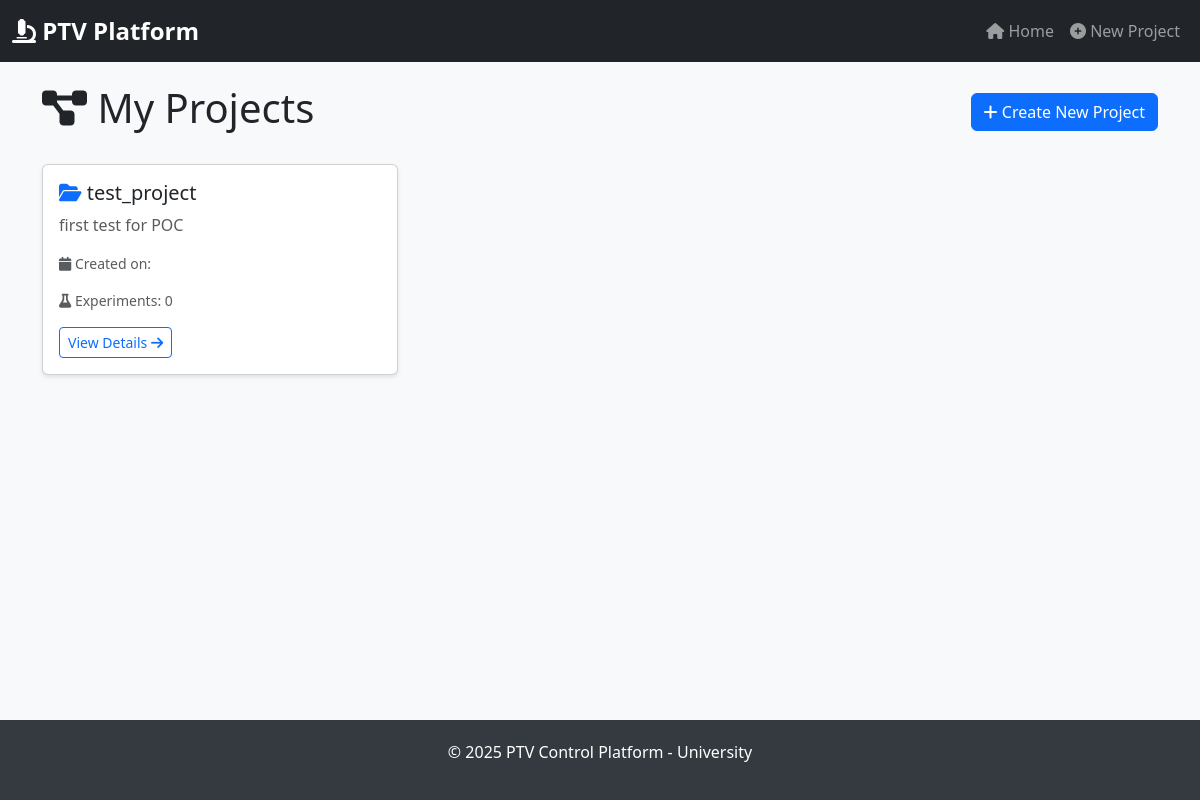
Before: / with the older database file.
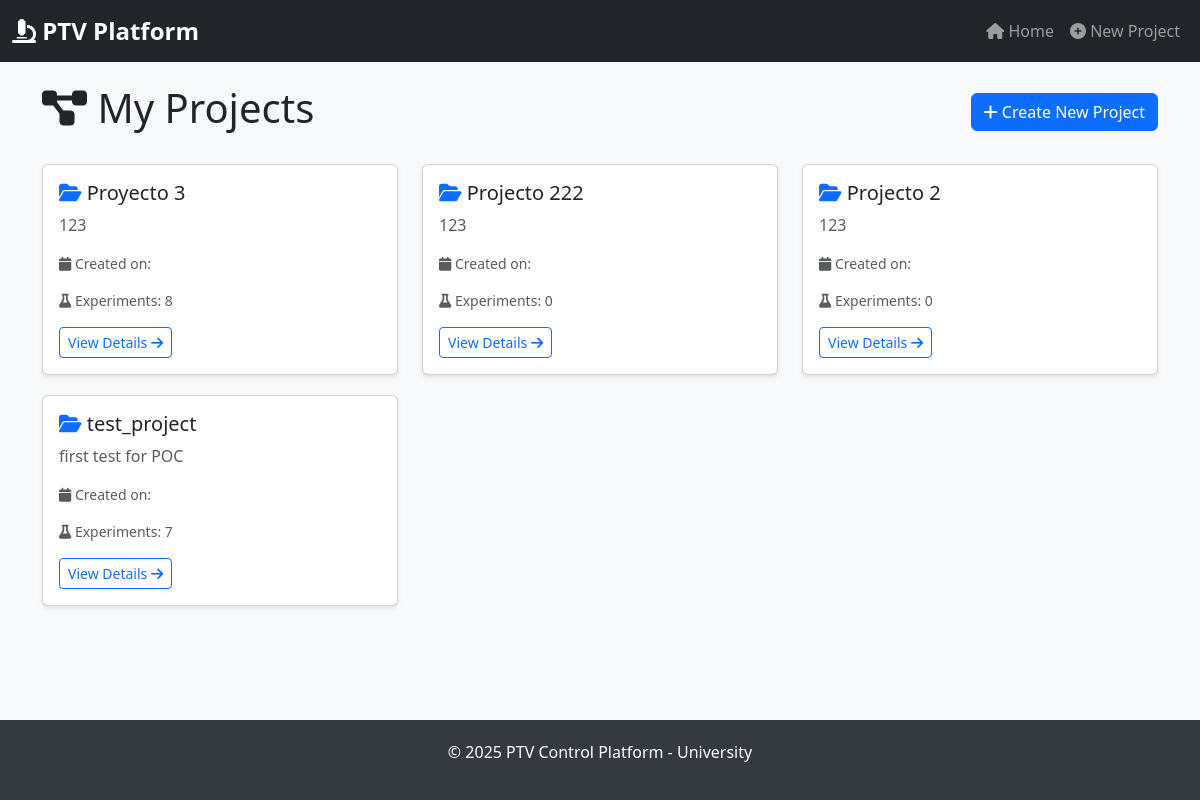
After: the same page with the newer database file.
### core/models.py (models this page shows, shortened)
class Project(models.Model):
    name = models.CharField(
        max_length=200,
        unique=True,
        help_text="Project's unique name"
    )
    description = models.TextField(
        blank=True,
        help_text="Brief description of the project"
    )
    creation_date = models.DateTimeField(
        auto_now_add=True,
        help_text="Automatic creation timestamp"
    )
    class Meta:
        verbose_name = "Project"
        verbose_name_plural = "Projects"
        ordering = ['-creation_date']

### core/views.py (the view)
# urls.py: path('', views.index_view, name='index'),
def index_view(request):
    projects = Project.objects.all()
    return render(request, 'core/index.html', {
        'projects': projects
    })

### core/templates/core/index.html (shortened to what this page needs)
{% extends 'core/base.html' %}
{% block content %}
<div class="row mt-4">
    <div class="col-12">
        <div class="d-flex justify-content-between align-items-center mb-4">
            <h1><i class="fas fa-project-diagram"></i> My Projects</h1>
            <a href="{% url 'create_project_view' %}" class="btn btn-primary">
                <i class="fas fa-plus"></i> Create New Project
            </a>
        </div>
    </div>
</div>
<div class="row">
    {% if projects %}
        {% for project in projects %}
        <div class="col-md-6 col-lg-4">
            <div class="card">
                <div class="card-body">
                    <h5 class="card-title">
                        <i class="fas fa-folder-open text-primary"></i>
                        {{ project.name }}
                    </h5>
                    <p class="card-text text-muted">
                        {{ project.description|truncatewords:20 }}
                    </p>
                    <p class="text-muted small">
                        <i class="fas fa-calendar"></i>
                        Created on: {{ project.created_at|date:"d/m/Y H:i" }}
                    </p>
                    <p class="text-muted small">
                        <i class="fas fa-flask"></i>
                        Experiments: {{ project.experiments.count }}
                    </p>
                    <a href="{% url 'project_detail_view' project.id %}" class="btn btn-sm btn-outline-primary">
                        View Details <i class="fas fa-arrow-right"></i>
                    </a>
                </div>
            </div>
        </div>
        {% endfor %}
    {% endif %}
</div>
{% endblock %}

Changed rows visible on the page:
added Project: name "Proyecto 3", description "123", experiments.count "8"
added Project: name "Projecto 222", description "123", experiments.count "0"
added Project: name "Projecto 2", description "123", experiments.count "0"
computed for Project "test_project": experiments.count "0" → "7"
